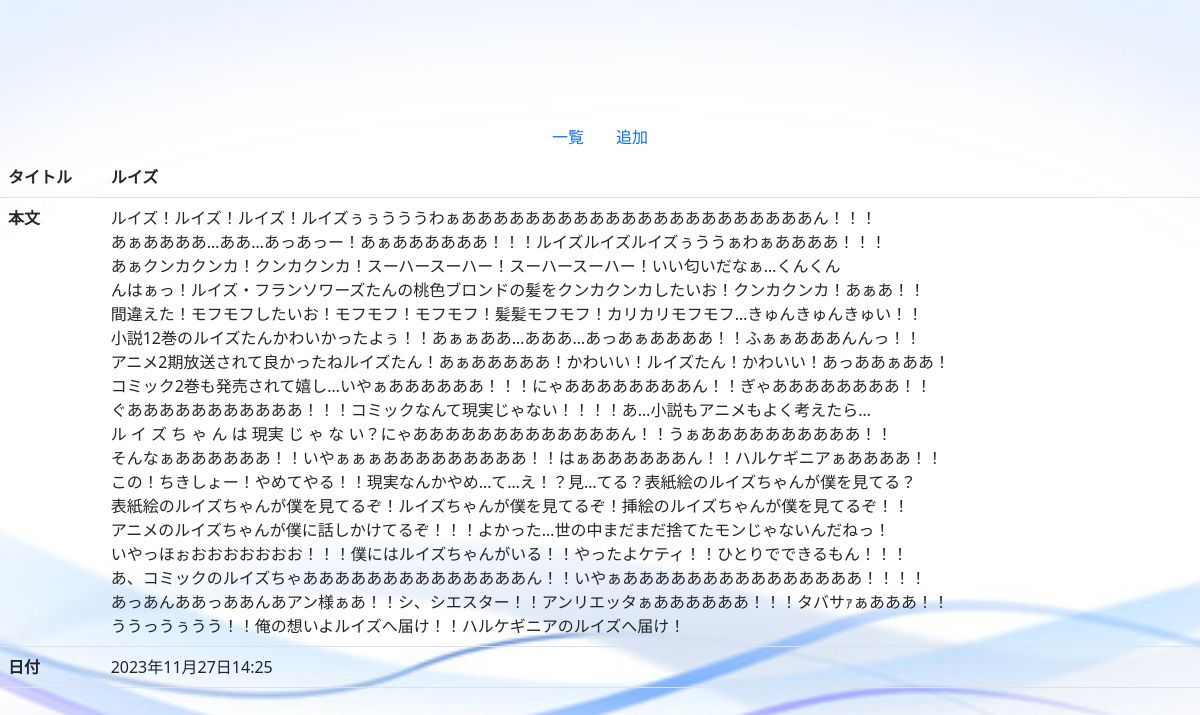
Page /detail/13 on the committed database.
### diary/models.py (models this page shows)
class Day(models.Model):
    title=models.CharField('タイトル',max_length=200)
    text=models.TextField('本文')
    date=models.DateTimeField('日記',default=timezone.now)

### diary/views.py (the view)
# urls.py: path('detail/<int:pk>', views.DetailView.as_view(), name='detail'),
class DetailView(generic.DetailView):  # 修正
    model = Day
    template_name = 'diary/day_detail.html'  # 追加

### diary/templates/diary/day_detail.html
{% extends 'diary/base.html' %}
{% block content %}
    <table class="table">
        <tr>
            <th>タイトル</th>
            <th>{{ day.title }}</th>
        </tr>
        <tr>
            <th>本文</th>
            <td>{{ day.text|linebreaksbr }}</td>
        </tr>
        <tr>
            <th>日付</th>
            <td>{{ day.date }}</td>
        </tr>
    </table>
{% endblock %}

### rows in the picture
Day: title "ルイズ", text "ルイズ！ルイズ！ルイズ！ルイズぅぅうううわぁああああああああああああああああああああああん！！！ あぁああああ…ああ…あっあっー！あぁああああああ！！！ルイズルイズルイズぅううぁわぁああああ！！！ あぁクンカクンカ！クンカクンカ！スーハースーハー！スーハースーハー！いい匂いだなぁ…くんくん んはぁっ！ルイズ・フランソワーズたんの桃色ブロンドの髪をクンカクンカしたいお！クンカクンカ！あぁあ！！ 間違えた！モフモフしたいお！モフモフ！モフモフ！髪髪モフモフ！カリカリモフモフ…きゅんきゅんきゅい！！ 小説12巻のルイズたんかわいかったよぅ！！あぁぁああ…あああ…あっあぁああああ！！ふぁぁあああんんっ！！ アニメ2期放送されて良かったねルイズたん！あぁあああああ！かわいい！ルイズたん！かわいい！あっああぁああ！ コミック2巻も発売されて嬉し…いやぁああああああ！！！にゃああああああああん！！ぎゃああああああああ！！ ぐあああああああああああ！！！コミックなんて現実じゃない！！！！あ…小説もアニメもよく考えたら… ル イ ズ ち ゃ ん は 現実 じ ゃ な い？にゃあああああああああああああん！！うぁああああああああああ！！ そんなぁああああああ！！いやぁぁぁあああああああああ！！はぁああああああん！！ハルケギニアぁああああ！！ この！ちきしょー！やめてやる！！現実なんかやめ…て…え！？見…てる？表紙絵のルイズちゃんが僕を見てる？ 表紙絵のルイズちゃんが僕を見てるぞ！ルイズちゃんが僕を見てるぞ！挿絵のルイズちゃんが僕を見てるぞ！！…", date "2023年11月27日14:25"
